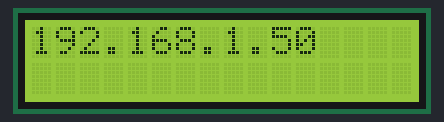
This program was run on a simulated Raspberry Pi (BCM pin numbers). Parts: 16×2 character LCD. Library files of the repository ran but are not shown: I2C_LCD_driver.py. At 0.3 s the program stops and its outputs stay as they are.

Above: at 0.3 s.

The program:

DisplayIP.py
```python
import I2C_LCD_driver
from time import *
import socket

def get_ip():
    s = socket.socket(socket.AF_INET, socket.SOCK_DGRAM)
    s.connect(("8.8.8.8", 80))
    ip_addr = s.getsockname()[0]
    s.close()
    return ip_addr

mylcd = I2C_LCD_driver.lcd()
ip_addr = get_ip()

mylcd.lcd_display_string(ip_addr, 1)
```
